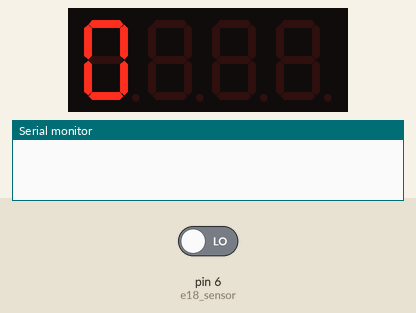
The sketch below on a simulated Arduino Uno, built with avr-gcc and run on an emulated ATmega328P. Parts: 4-digit seven-segment display, the last lines printed to the serial monitor. The test bench sets the inputs (shaded band); at power-on: pin 6 (e18_sensor) LOW.

Above: at 2.2 s.
2.3 s: pin 6 (e18_sensor) driven HIGH
3.8 s: pin 6 (e18_sensor) driven LOW
At 4.7 s:
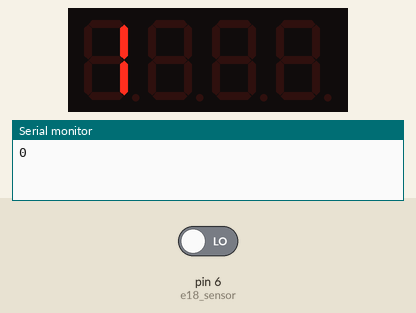
Timing chart, 0 to 6.8 s (numbered marks = the images above; inputs shaded):
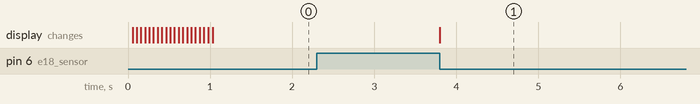

Measured:
- after the input at 3.8 s, the display: changes at once (image 1)

The sketch:

TM1637v12.ino
```cpp
#include <Arduino.h>

#include <SevenSegmentTM1637.h>
long int a=0, x = 0, z = 300;

const int e18_sensor = 6;
int sen =1;
String num;
#define CLK 2
#define DIO 3

//#define TEST_DELAY 2000

SevenSegmentTM1637 display(CLK, DIO);

void setup()
{
  display.begin();
  display.setBacklight(100);
  Serial.begin(9600);
  pinMode (e18_sensor, INPUT);
  display.print(0);
}

void loop()
{
  int state = digitalRead(e18_sensor);

   while(state==HIGH && sen==1){

    Serial.println(a);
     sen=2;
   }


while(state== LOW && sen ==2){

    a=a+1;
     sen=1;

    if(a==10000){
    display.clear();
    a=1;

    }
     display.print(a);
      }

}
```
